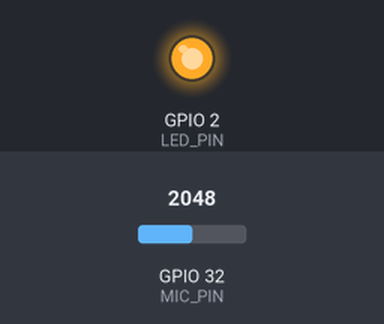
Bench run of a sketch on a simulated ESP32. Parts: output pins drawn as LEDs (lit = HIGH). Inputs (shaded band) come from the test bench; at power-on: GPIO 32 (MIC_PIN) = 2048 (analog values on the 0–4095 scale). Storage starts empty; what the sketch prints to the serial monitor is not drawn.

Above: at 5.0 s.
At 9.5 s:
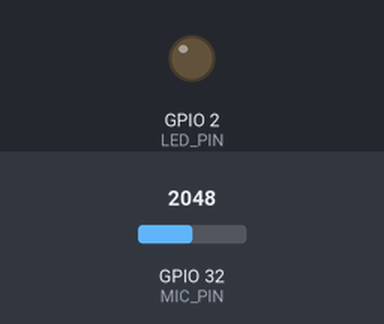
Timing chart, 0 to 14.4 s (numbered marks = the images above):
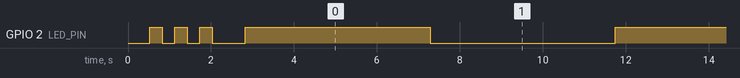

The sketch:

24-Sound_Audio_Recorder.ino
```cpp
// 24-Sound Audio Recorder
// Created with the assistance of Claude (Anthropic) — claude.ai
// Hardware: ESP32 + MAX9814 Microphone + MicroSD Card Module
//
// Wiring:
//   MAX9814  →  ESP32
//   VCC      →  3V3
//   GND      →  GND
//   OUT      →  GPIO32
//   Gain     →  N/C (leaves gain at 60dB)
//
//   SD Module  →  ESP32
//   GND        →  GND
//   VCC        →  VIN (5V)
//   MISO       →  D19
//   MOSI       →  D23
//   SCK        →  D18
//   CS         →  D5

// Libraries
#include <Arduino.h>  // v3.2.0 https://github.com/espressif/arduino-esp32/tree/master/cores/esp32
#include <SD.h>       // v3.2.0 https://github.com/espressif/arduino-esp32/tree/master/libraries/SD
#include <SPI.h>      // v3.2.0 https://github.com/espressif/arduino-esp32/tree/master/libraries/SPI

// Constants
// Pins
#define MIC_PIN          32
#define SD_CS_PIN         5
#define LED_PIN           2
#define SAMPLE_RATE    8000             // Samples per second
#define RECORD_SECS      10             // Length of recording
#define SAMPLE_INTERVAL_US  125         // Microseconds between each sample

// Global variables
File     audioFile;
uint32_t sampleCount = 0;

// Setting up WAV file header
void writeWavHeader(File &f, uint32_t numSamples) {
  uint32_t dataSize  = numSamples;
  uint32_t chunkSize = 36 + dataSize;
  f.write((uint8_t*)"RIFF", 4);
  f.write((uint8_t*)&chunkSize, 4);
  f.write((uint8_t*)"WAVE", 4);
  f.write((uint8_t*)"fmt ", 4);
  uint32_t sub1 = 16;           f.write((uint8_t*)&sub1, 4);
  uint16_t fmt  = 1;            f.write((uint8_t*)&fmt,  2);
  uint16_t ch   = 1;            f.write((uint8_t*)&ch,   2);
  uint32_t sr   = SAMPLE_RATE;  f.write((uint8_t*)&sr,   4);
  uint32_t br   = SAMPLE_RATE;  f.write((uint8_t*)&br,   4);
  uint16_t ba   = 1;            f.write((uint8_t*)&ba,   2);
  uint16_t bps  = 8;            f.write((uint8_t*)&bps,  2);
  f.write((uint8_t*)"data", 4);
  f.write((uint8_t*)&dataSize, 4);
}

// Rapid flashing lights to show error
void errorHalt() {
  while (true) {
    digitalWrite(LED_PIN, HIGH); delay(100);
    digitalWrite(LED_PIN, LOW);  delay(100);
  }
}

void setup() {
  // Setting up LED
  pinMode(LED_PIN, OUTPUT);
  digitalWrite(LED_PIN, LOW);

  Serial.begin(115200);
  delay(500);

  analogSetAttenuation(ADC_11db); // Changes expected voltage from 1V to 3.3V
  analogReadResolution(12);       // Each reading is 0-4095, converted to 0-255 for WAV later

  // Mounting SD card and setting SPI clock to 4 MHz
  Serial.println("Mounting SD card...");
  if (!SD.begin(SD_CS_PIN, SPI, 4000000)) {
    Serial.println("ERROR: SD card mount failed!");
    Serial.flush();
    errorHalt();
  }
  Serial.println("SD card mounted.");

  // Creating file on the SD card
  audioFile = SD.open("/REC000.wav", FILE_WRITE); // Must manually change file name each time or new file will be lost
  if (!audioFile) {
    Serial.println("ERROR: Could not create REC000.wav");
    Serial.flush();
    errorHalt();
  }
  Serial.println("File created OK.");
  Serial.flush();

  writeWavHeader(audioFile, 0); // Write placeholder WAV file header

  // Blinking 3 times before recording starts
  for (int i = 0; i < 3; i++) {
    digitalWrite(LED_PIN, HIGH); delay(300);
    digitalWrite(LED_PIN, LOW);  delay(300);
  }
  delay(500);

  // Starting recording
  digitalWrite(LED_PIN, HIGH);
  Serial.println("Recording...");
  Serial.flush();
  Serial.end();
}

void loop() {
  // Stops loop function after recording is done
  static uint32_t lastSampleTime = 0;
  static bool     done           = false;
  if (done) return;

  // Records sample every sample interval
  uint32_t now = micros();
  if ((now - lastSampleTime) >= SAMPLE_INTERVAL_US) {
    lastSampleTime = now;
    int raw = analogRead(MIC_PIN);
    uint8_t sample = (uint8_t)(raw >> 4); // Microphone reading from 12-bit to 8-bit for WAV file
    audioFile.write(sample);
    sampleCount++;

    // Blinking every half second during recording
    if ((sampleCount % (SAMPLE_RATE / 2)) == 0) {
      digitalWrite(LED_PIN, !digitalRead(LED_PIN));
    }

    // After length of recording is passed
    if (sampleCount >= (uint32_t)(SAMPLE_RATE * RECORD_SECS)) {
      audioFile.seek(0);                          // Rewind to start of file to overwrite placeholder header
      writeWavHeader(audioFile, sampleCount);     // Overwriting placeholder WAV header
      audioFile.flush();                          // Forces sitting data to SD card
      audioFile.close();                          // Closes file
      digitalWrite(LED_PIN, LOW);                 // Turn off light
      done = true;
    }
  }
}
```

Measured:
- by itself, GPIO 2 (LED_PIN): HIGH → LOW at 0.83 s, → HIGH 0.30 s later, → LOW 0.30 s later, → HIGH 0.30 s later, … (25 changes in this stretch)
